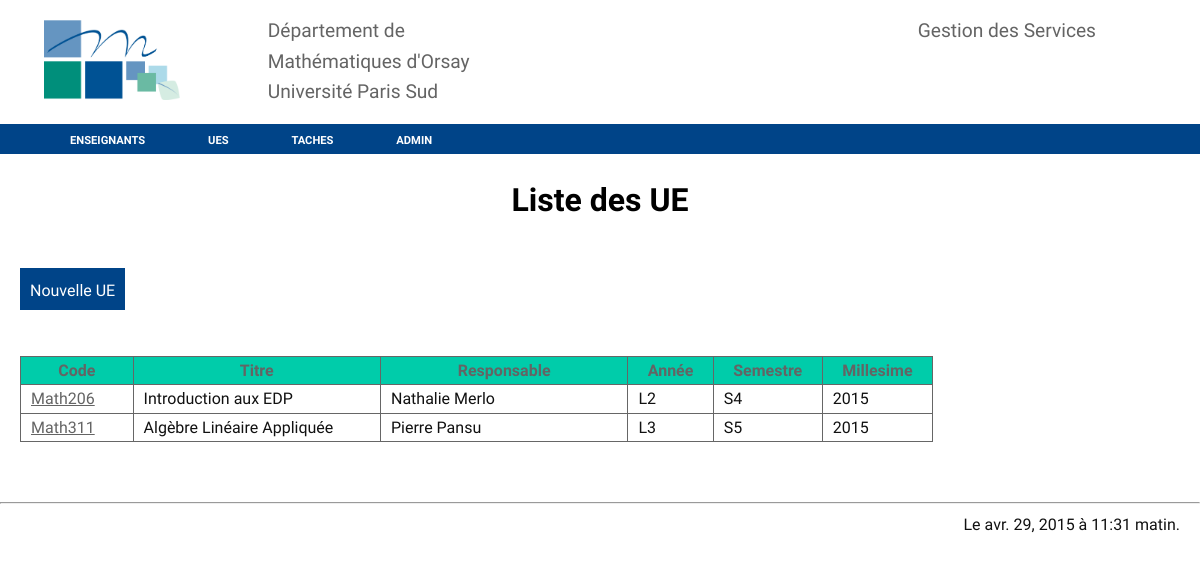
Page /ues/ on the committed database.
### services/models.py (models this page shows, shortened)
class Ue(models.Model):
    titre = models.CharField(max_length = 100)
    code = models.CharField(max_length = 20)
    année = models.CharField(max_length = 20, choices = année)
    semestre = models.CharField(max_length = 20, choices = semestre)
    description = models.CharField(max_length = 255, blank=True, null=True)
    responsable = models.ForeignKey(Enseignant)
    spécialité = models.CharField(max_length = 20,blank=True, null=True)
    horaire_total = models.IntegerField(default=0)
    horaire_cours = models.IntegerField(default=0)
    horaire_td = models.IntegerField(default=0)
    horaire_tp = models.IntegerField(default=0)
    horaire_intégré = models.IntegerField(default=0)
    horaire_soutien = models.IntegerField(default=0)
    horaire_coordination = models.IntegerField(default=0)
    nombre_td = models.IntegerField(default=0)
    nombre_tp = models.IntegerField(default=0)
    nombre_cours = models.IntegerField(default=0)
    nombre_intégré = models.IntegerField(default=0)
    nombre_soutien = models.IntegerField(default=0)
    millesime = models.IntegerField(default=timezone.now().year)
    class Meta():
        unique_together = ( 'code', 'millesime')

class Enseignant(models.Model):
    nom = models.CharField(max_length = 100)
    prenom = models.CharField(max_length = 100)
    genre = models.CharField(max_length = 10, choices = genre)
    grade = models.CharField(max_length = 100)
    service_du = models.IntegerField (default = 192)
    decharge = models.IntegerField (default = 0)
    commentaire = models.CharField(max_length = 255, blank = True)
    arrivé_en = models.DateField(default='2000-09-01')
    photo = models.ImageField(blank=True, upload_to='photos/%Y/%m/%d')
    attribué = models.FloatField (default = 0)
    bilan = models.FloatField (default = 0)
    millesime = models.IntegerField (default = timezone.now().year)
    class Meta():
        unique_together = ("nom", "prenom", "millesime")
    def __str__(self):
        return ('{1} {0}'.format(self.nom, self.prenom))

### services/views.py (the view)
# urls.py: url(r'^ues/$', views.liste_ue, name='ues'),
def liste_ue(request):
    order_by = request.GET.get('order_by', 'année')
    liste_ue = Ue.objects.order_by(order_by)
    return render(request, 'ue_list.html',{'datetime': timezone.now(), 'Ue' : liste_ue})

### services/templates/ue_list.html (shortened to what this page needs)
{% extends "base.html" %}
{% block content %}
<h1>Liste des UE</h1>
<bouton>
<a href="{% url "ue-new" %}">Nouvelle UE</a>
</bouton>
<br><br>
<table>
<tr>
	<th style="width: 5%;"><a href="?order_by=code">Code</a></th>
	<th style="width: 15%;"><a href="?order_by=titre">Titre</a></th>
	<th style="width: 15%;"><a href="?order_by=responsable">Responsable</a></th>
	<th style="width: 5%;"><a href="?order_by=année">Année</a></th>
	<th style="width: 5%;"><a href="?order_by=semestre">Semestre</a></th>
	<th style="width: 5%;"><a href="?order_by=millesime">Millesime</a></th>
</tr>
{% for ue in Ue %}
<tr>
	<td><a href="{% url "ue-view" ue.id %}">{{ue.code}}</a></td>
	<td>{{ue.titre}}</td>
	<td>{{ue.responsable}}</td>
	<td>{{ue.année}}</td>
	<td>{{ue.semestre}}</td>
	<td>{{ue.millesime}}</td>
</tr>
{% endfor %}
</table>
{% endblock %}

### services/static/services/trstyle.css (style rules this page uses)
body { background-color: #fff; font: 16px/1.6 'Oxygen',sans-serif; color: #111; margin: 0px; min-width:1000px; min-height: 1300px; z-index: 1000; }
a { color: rgba(100,100,100,1); text-decoration: none; font-style: bold; }
td a { color: rgba(100,100,100,1); text-decoration: underline; font-style: bold; }
h1 { text-align: center; color: #000; }
table { display: flex; border-collapse: collapse; margin-left: 20px; margin-right: 20px; }
td { border: 1px solid #666; width: 140px; text-align: left; padding-left:10px; }
th { border: 1px solid #666; width: 100px; font-style: bold; color:#333; background-color: #0CA; }
th a { text-decoration: none; font-style: bold; }
bouton a { display: inline-block; height: 22px; margin: 20px; padding: 10px; text-decoration: none; background-color: rgba(0, 68, 136,1); color: rgba(255,255,255,1); }

### rows in the picture
Ue: code "Math206", titre "Introduction aux EDP", responsable "Nathalie Merlo", année "L2", semestre "S4", millesime "2015"
Ue: code "Math311", titre "Algèbre Linéaire Appliquée", responsable "Pierre Pansu", année "L3", semestre "S5", millesime "2015"
